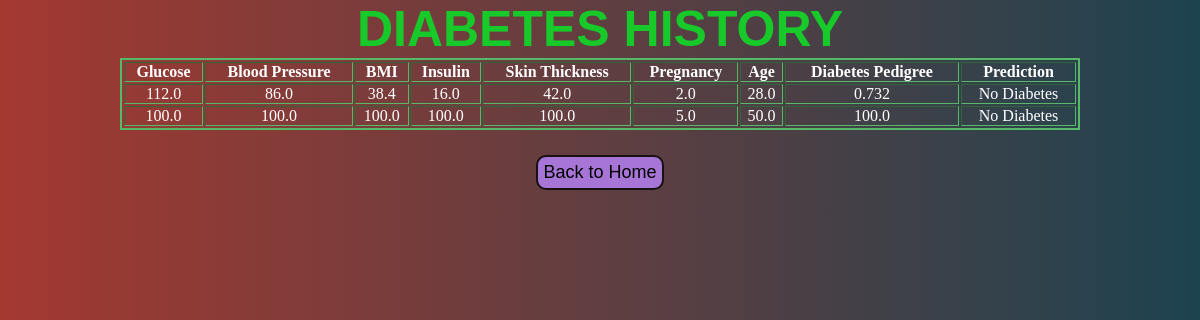
The page /history_dt on the database its author committed.
### diabetes_DT/models.py (models this page shows, shortened)
class DiabetesInput(models.Model):
    glucose=models.FloatField()
    blood_pressure=models.FloatField()
    bmi=models.FloatField()
    insulin=models.FloatField()
    skinthickness=models.FloatField()
    pregnancies=models.FloatField()
    Age=models.FloatField()
    DiabetesPedigree=models.FloatField()
    Prediction=models.CharField(max_length=20)

### diabetes_DT/views.py (the view)
# urls.py: path('history_dt',dt.history),
def history(request):
    db=DiabetesInput.objects.all()
    return render(request, 'history_DT.html', {"db":db})

### Templates/history_DT.html (shortened to what this page needs)
{%load static%}
<!DOCTYPE html>
<html lang="en">
<head>
    <link rel="stylesheet" href={% static "style3.css" %}>
</head>
<body>
    <h1>Diabetes History</h1>
    <table border="2" cellpadding="20">
        <tr>
            <th>Glucose</th>
            <th>Blood Pressure</th>
            <th>BMI</th>
            <th>Insulin</th>
            <th>Skin Thickness</th>
            <th>Pregnancy</th>
            <th>Age</th>
            <th>Diabetes Pedigree</th>
            <th>Prediction</th>
        </tr>
        {% for entry in db %}
        <tr>
            <td>{{ entry.glucose }}</td>
            <td>{{ entry.blood_pressure }}</td>
            <td>{{ entry.bmi }}</td>
            <td>{{ entry.insulin }}</td>
            <td>{{ entry.skinthickness }}</td>
            <td>{{ entry.pregnancies }}</td>
            <td>{{ entry.Age }}</td>
            <td>{{ entry.DiabetesPedigree }}</td>
            <td>{{ entry.Prediction }}</td>
        </tr>
        {% endfor %}
    </table>
    <form action="home_dt">
        <button class="btn" type="submit">Back to Home</button>
    </form>
</body>
</html>

### static/style3.css (style rules this page uses)
* { margin: 0; padding: 0; box-sizing: border-box; }
h1 { text-align: center; font-size: 50px; font-family: Arial, Helvetica, sans-serif; text-transform: uppercase; color: rgb(24, 201, 42); }
body { text-align: center; background: linear-gradient(to right, #A43931, #1D4350); color: #ffffff; }
table { width: 80%; margin: 0 auto; border: 2px solid #56b968; }
form { margin: 25px 0; }
.btn { padding: 5px; border-radius: 10px; background-color: rgb(167, 117, 213); transition-duration: 0.5s; font-size: 18px ; border: 2px solid #181111; }

### rows shown on the page
DiabetesInput: glucose "112.0", blood_pressure "86.0", bmi "38.4", insulin "16.0", skinthickness "42.0", pregnancies "2.0", Age "28.0", DiabetesPedigree "0.732", Prediction "No Diabetes"
DiabetesInput: glucose "100.0", blood_pressure "100.0", bmi "100.0", insulin "100.0", skinthickness "100.0", pregnancies "5.0", Age "50.0", DiabetesPedigree "100.0", Prediction "No Diabetes"
